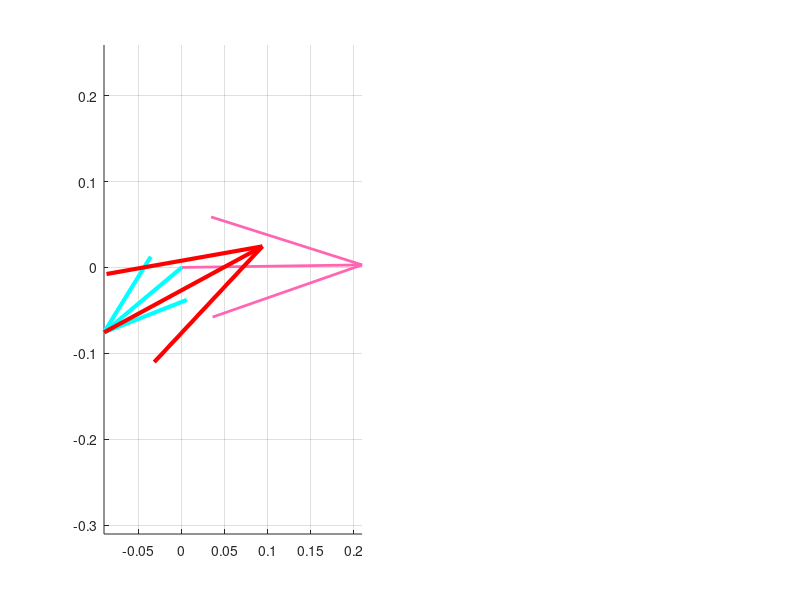

Recreate this plot in MATLAB.
clear all
close all
clc

% ==========================================
% 1. PARAMETERS & INPUT
% ==========================================
L1 = 0.210; % Ground (Pink) - d
L2 = 0.118; % Crank (Cyan) - a (Input Link from Loop 1)
L3 = 0.210; % Coupler (Red) - b
L4 = 0.118; % Rocker (Grey) - c

% Assign canonical names
d = L1;
a = L2;
b = L3;
c = L4;

% Ground Offset
theta1_deg = 0.81;
theta1 = deg2rad(theta1_deg);

% Norton's K Constants
K1 = d/a;
K2 = d/c;
K3 = (a^2 - b^2 + c^2 + d^2)/(2*a*c);

% --- INPUT (Link 2 from Loop 1) ---
% Input Angle derived from Loop 1 output
q2_global_deg = 39.8576 - 180; 
q2 = deg2rad(q2_global_deg) - theta1; % Local Angle

% ==========================================
% 2. CALCULATION (Find q4 given q2)
% ==========================================

% Coefficients A, B, C for finding q4 (Derived from Input q2)
A = cos(q2) - K1 - K2*cos(q2) + K3;
B = -2*sin(q2);
C = K1 - (K2+1)*cos(q2) + K3;

det_val = B^2 - 4*A*C;
if det_val < 0
    error('No real solution');
end

% Solve for q4 (2 Cases: Swapped Order as requested)
% Note: Swapped -sqrt and +sqrt to switch Config 1 and Config 2
q4_sol1 = 2*atan((-B - sqrt(det_val))/(2*A)); 
q4_sol2 = 2*atan((-B + sqrt(det_val))/(2*A));

% Calculate q3 using Vector Sum Logic
% Case 1 (Config 1)
Vec3_1 = c*exp(1j*q4_sol1) + d - a*exp(1j*q2);
q3_sol1 = angle(Vec3_1);

% Case 2 (Config 2)
Vec3_2 = c*exp(1j*q4_sol2) + d - a*exp(1j*q2);
q3_sol2 = angle(Vec3_2);

% ==========================================
% 3. CONVERT TO GLOBAL & DISPLAY
% ==========================================
q2g = q2 + theta1;

q3_1g = q3_sol1 + theta1;
q4_1g = q4_sol1 + theta1;

q3_2g = q3_sol2 + theta1;
q4_2g = q4_sol2 + theta1;

fprintf('--- Results for Input Theta2 = %.4f deg ---\n', q2_global_deg);
fprintf('Configuration 1:\n Theta3: %.4f deg, Theta4: %.4f deg\n', rad2deg(q3_1g), rad2deg(q4_1g));
fprintf('Configuration 2:\n Theta3: %.4f deg, Theta4: %.4f deg\n', rad2deg(q3_2g), rad2deg(q4_2g));

% ==========================================
% 4. PLOTTING
% ==========================================
figure('Name', 'Loop 2 Analysis: Input 39.8576-180', 'NumberTitle', 'off');

% Define Colors
col_ground = [1, 0.4, 0.7]; % Pink
col_L2 = 'c';               % Cyan (Input Link)
col_L3 = 'r';               % Red (Coupler)
col_L4 = [0.5, 0.5, 0.5];   % Grey (Rocker)

% --- PLOT CASE 1 ---
subplot(1, 2, 1); 
hold on; axis equal; grid on;

RA = a*exp(1j*q2g);
RBA_1 = b*exp(1j*q3_1g);
RB_1 = RA + RBA_1;
RO4O2 = d*exp(1j*theta1);

O2x=0; O2y=0;
O4x=real(RO4O2); O4y=imag(RO4O2);
Ax=real(RA); Ay=imag(RA);
Bx_1=real(RB_1); By_1=imag(RB_1);

quiver(O2x, O2y, O4x-O2x, O4y-O2y, 0, 'Color', col_ground, 'LineWidth', 2, 'MaxHeadSize', 0.5); % Ground
quiver(O2x, O2y, Ax-O2x, Ay-O2y, 0, 'Color', col_L2, 'LineWidth', 3, 'MaxHeadSize', 0.5); % Link 2
quiver(Ax, Ay, Bx_1-Ax, By_1-Ay, 0, 'Color', col_L3, 'LineWidth', 3, 'MaxHeadSize', 0.5);
